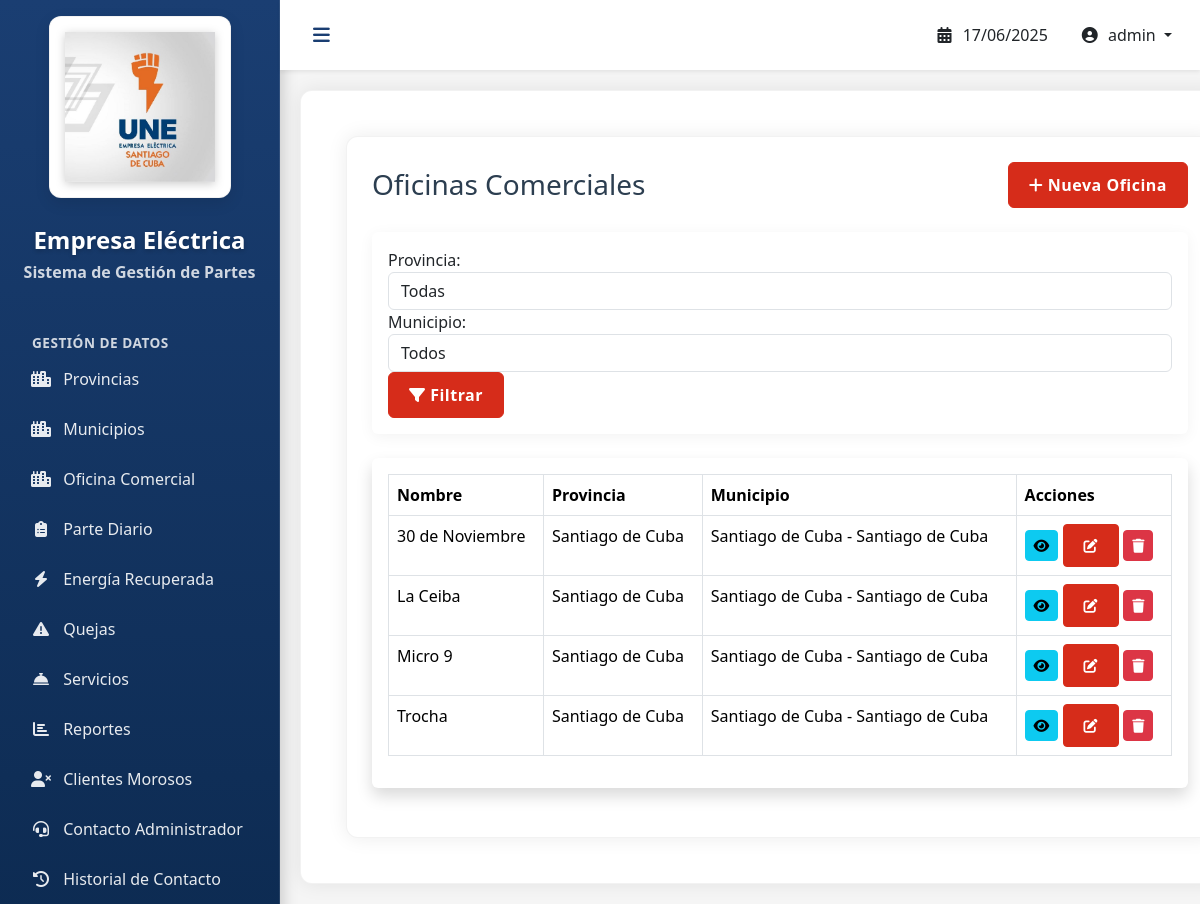
The page /oficinas-comerciales/ (signed in) on the database as committed earlier.
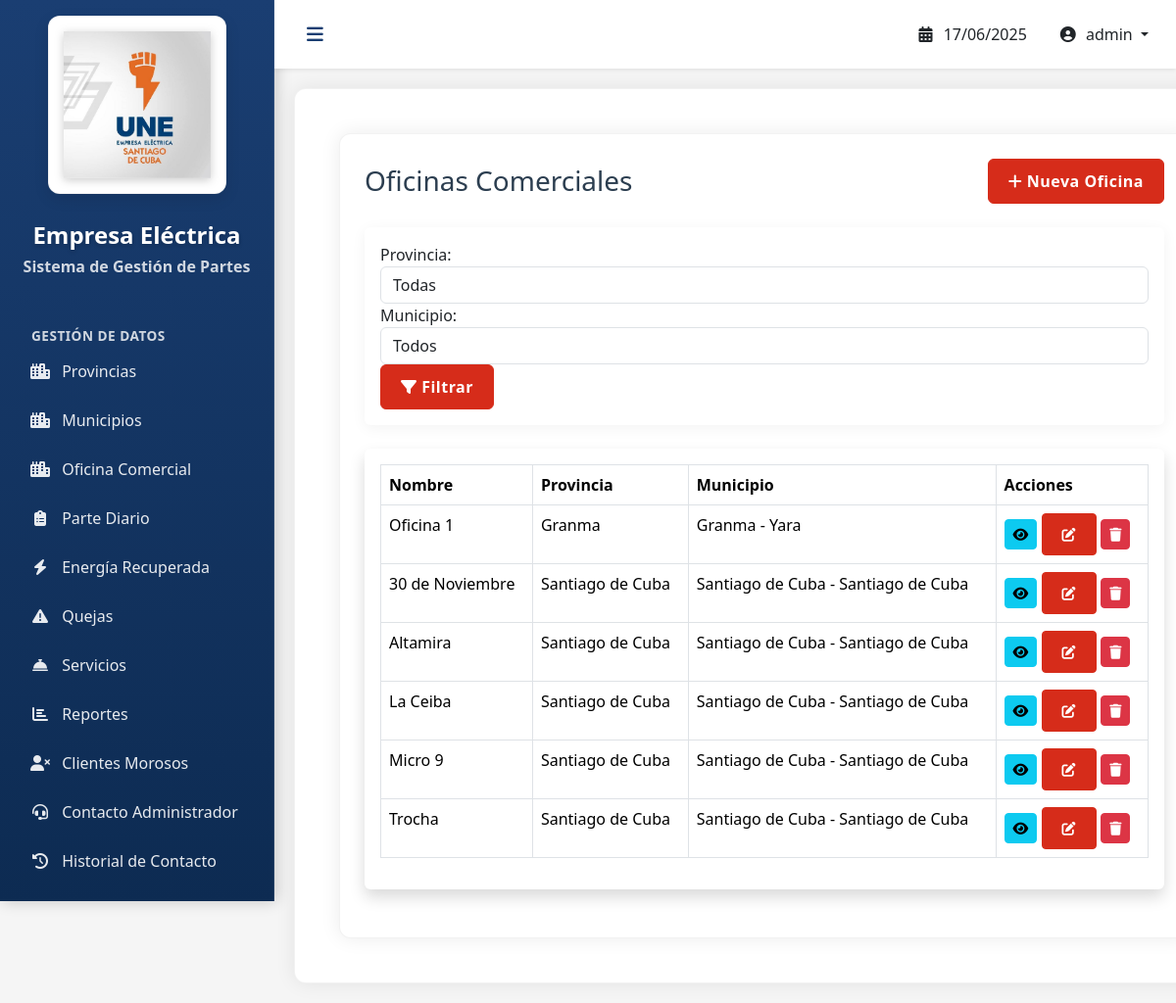
The same page on the database as committed later.
### ParteDiario/models.py (models this page shows, shortened)
class OficinaComercial(models.Model):
    provincia = models.ForeignKey(Provincia, null=True, on_delete=models.CASCADE)
    municipio = models.ForeignKey(Municipio, null=True, on_delete=models.CASCADE)
    nombre = models.CharField(max_length=100, unique=True)

class Provincia(models.Model):
    nombre = models.CharField(max_length=50, unique=True, null=True)
    def __str__(self):
        return f"{self.nombre}"

class Municipio(models.Model):
    provincia = models.ForeignKey(Provincia, on_delete=models.CASCADE, null=True)
    nombre = models.CharField(max_length=50, unique=True)
    def __str__(self):
        return f"{self.provincia} - {self.nombre}"

### ParteDiario/views.py (the view)
# urls.py: path('oficinas-comerciales/', OficinaComercialListView.as_view(), name='oficinacomercial-list'),
class OficinaComercialListView(LoginRequiredMixin, ListView):
    model = OficinaComercial
    template_name = 'oficinacomercial/list.html'
    context_object_name = 'oficinas'
    paginate_by = 10
    ordering = ['provincia__nombre', 'nombre']
    def get_queryset(self):
        queryset = super().get_queryset()
        provincia_id = self.request.GET.get('provincia')
        municipio_id = self.request.GET.get('municipio')
        if provincia_id:
            queryset = queryset.filter(provincia_id=provincia_id)
        if municipio_id:
            queryset = queryset.filter(municipio_id=municipio_id)
        return queryset.select_related('provincia', 'municipio')
    def get_context_data(self, **kwargs):
        context = super().get_context_data(**kwargs)
        context['provincias'] = Provincia.objects.all()
        context['municipios'] = Municipio.objects.all()
        return context

### templates/oficinacomercial/list.html (shortened to what this page needs)
{% extends 'base.html' %}
{% block content %}
<div class="container-fluid">
    <div class="d-sm-flex align-items-center justify-content-between mb-4">
        <h1 class="h3 mb-0 text-gray-800">Oficinas Comerciales</h1>
        <a href="{% url 'oficinacomercial-create' %}" class="btn btn-primary">
            <i class="fas fa-plus mr-1"></i> Nueva Oficina
        </a>
    </div>
    <div class="card mb-4">
        <div class="card-body">
            <form method="get" class="form-inline">
                <div class="form-group mr-3">
                    <label for="provincia" class="mr-2">Provincia:</label>
                    <select name="provincia" id="provincia" class="form-control">
                        <option value="">Todas</option>
                    </select>
                </div>
                <div class="form-group mr-3">
                    <label for="municipio" class="mr-2">Municipio:</label>
                    <select name="municipio" id="municipio" class="form-control">
                        <option value="">Todos</option>
                    </select>
                </div>
                <button type="submit" class="btn btn-primary">
                    <i class="fas fa-filter mr-1"></i> Filtrar
                </button>
            </form>
        </div>
    </div>
    <div class="card shadow mb-4">
        <div class="card-body">
            <div class="table-responsive">
                <table class="table table-bordered table-hover">
                    <thead class="thead-light">
                        <tr>
                            <th>Nombre</th>
                            <th>Provincia</th>
                            <th>Municipio</th>
                            <th>Acciones</th>
                        </tr>
                    </thead>
                    <tbody>
                        {% for oficina in oficinas %}
                        <tr>
                            <td>{{ oficina.nombre }}</td>
                            <td>{{ oficina.provincia }}</td>
                            <td>{{ oficina.municipio }}</td>
                            <td>
                                <a href="{% url 'oficinacomercial-detail' oficina.pk %}" class="btn btn-sm btn-info">
                                    <i class="fas fa-eye"></i>
                                </a>
                                <a href="{% url 'oficinacomercial-update' oficina.pk %}" class="btn btn-sm btn-primary">
                                    <i class="fas fa-edit"></i>
                                </a>
                                <a href="{% url 'oficinacomercial-delete' oficina.pk %}" class="btn btn-sm btn-danger">
                                    <i class="fas fa-trash"></i>
                                </a>
                            </td>
                        </tr>
                        {% empty %}
                        <tr>
                            <td colspan="4" class="text-center">No hay oficinas comerciales registradas</td>
                        </tr>
                        {% endfor %}
                    </tbody>
                </table>
            </div>
        </div>
    </div>
</div>
{% endblock %}

Rows that differ between the two databases and show on the page:
added OficinaComercial: nombre "Oficina 1", provincia "Granma", municipio "Granma - Yara"
added OficinaComercial: nombre "Altamira", provincia "Santiago de Cuba", municipio "Santiago de Cuba - Santiago de Cuba"
